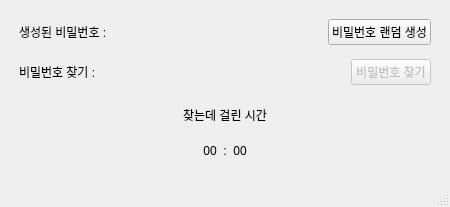
<?xml version="1.0" encoding="UTF-8"?>
<ui version="4.0">
 <class>MainWindow</class>
 <widget class="QMainWindow" name="MainWindow">
  <property name="geometry">
   <rect>
    <x>0</x>
    <y>0</y>
    <width>450</width>
    <height>207</height>
   </rect>
  </property>
  <property name="minimumSize">
   <size>
    <width>450</width>
    <height>0</height>
   </size>
  </property>
  <property name="windowTitle">
   <string>MainWindow</string>
  </property>
  <widget class="QWidget" name="centralwidget">
   <layout class="QHBoxLayout" name="horizontalLayout_4">
    <item>
     <layout class="QVBoxLayout" name="verticalLayout_2">
      <property name="leftMargin">
       <number>6</number>
      </property>
      <property name="topMargin">
       <number>6</number>
      </property>
      <property name="rightMargin">
       <number>6</number>
      </property>
      <property name="bottomMargin">
       <number>6</number>
      </property>
      <item>
       <layout class="QHBoxLayout" name="horizontalLayout">
        <property name="leftMargin">
         <number>4</number>
        </property>
        <property name="topMargin">
         <number>4</number>
        </property>
        <property name="rightMargin">
         <number>4</number>
        </property>
        <property name="bottomMargin">
         <number>4</number>
        </property>
        <item>
         <widget class="QLabel" name="label_create_password">
          <property name="text">
           <string>생성된 비밀번호 : </string>
          </property>
         </widget>
        </item>
        <item>
         <spacer name="horizontalSpacer">
          <property name="orientation">
           <enum>Qt::Horizontal</enum>
          </property>
          <property name="sizeHint" stdset="0">
           <size>
            <width>40</width>
            <height>20</height>
           </size>
          </property>
         </spacer>
        </item>
        <item>
         <widget class="QPushButton" name="pushButton_create_password">
          <property name="text">
           <string>비밀번호 랜덤 생성</string>
          </property>
         </widget>
        </item>
       </layout>
      </item>
      <item>
       <layout class="QHBoxLayout" name="horizontalLayout_2">
        <property name="leftMargin">
         <number>4</number>
        </property>
        <property name="topMargin">
         <number>4</number>
        </property>
        <property name="rightMargin">
         <number>4</number>
        </property>
        <property name="bottomMargin">
         <number>4</number>
        </property>
        <item>
         <widget class="QLabel" name="label_find_password">
          <property name="text">
           <string>비밀번호 찾기 : </string>
          </property>
         </widget>
        </item>
        <item>
         <spacer name="horizontalSpacer_2">
          <property name="orientation">
           <enum>Qt::Horizontal</enum>
          </property>
          <property name="sizeHint" stdset="0">
           <size>
            <width>40</width>
            <height>20</height>
           </size>
          </property>
         </spacer>
        </item>
        <item>
         <widget class="QPushButton" name="pushButton_find_password">
          <property name="enabled">
           <bool>false</bool>
          </property>
          <property name="text">
           <string>비밀번호 찾기</string>
          </property>
         </widget>
        </item>
       </layout>
      </item>
      <item>
       <layout class="QVBoxLayout" name="verticalLayout">
        <property name="leftMargin">
         <number>4</number>
        </property>
        <property name="topMargin">
         <number>4</number>
        </property>
        <property name="rightMargin">
         <number>4</number>
        </property>
        <property name="bottomMargin">
         <number>4</number>
        </property>
        <item>
         <widget class="QLabel" name="label_find_timer">
          <property name="text">
           <string>찾는데 걸린 시간</string>
          </property>
          <property name="alignment">
           <set>Qt::AlignCenter</set>
          </property>
         </widget>
        </item>
        <item>
         <layout class="QHBoxLayout" name="horizontalLayout_3">
          <property name="leftMargin">
           <number>4</number>
          </property>
          <property name="topMargin">
           <number>4</number>
          </property>
          <property name="rightMargin">
           <number>4</number>
          </property>
          <property name="bottomMargin">
           <number>4</number>
          </property>
          <item>
           <spacer name="horizontalSpacer_3">
            <property name="orientation">
             <enum>Qt::Horizontal</enum>
            </property>
            <property name="sizeHint" stdset="0">
             <size>
              <width>40</width>
              <height>20</height>
             </size>
            </property>
           </spacer>
          </item>
          <item>
           <widget class="QLabel" name="label_time_min">
            <property name="text">
             <string>00</string>
            </property>
            <property name="alignment">
             <set>Qt::AlignCenter</set>
            </property>
           </widget>
          </item>
          <item>
           <widget class="QLabel" name="label_time">
            <property name="text">
             <string>:</string>
            </property>
            <property name="alignment">
             <set>Qt::AlignCenter</set>
            </property>
           </widget>
          </item>
          <item>
           <widget class="QLabel" name="label_time_sec">
            <property name="text">
             <string>00</string>
            </property>
            <property name="alignment">
             <set>Qt::AlignCenter</set>
            </property>
           </widget>
          </item>
          <item>
           <spacer name="horizontalSpacer_4">
            <property name="orientation">
             <enum>Qt::Horizontal</enum>
            </property>
            <property name="sizeHint" stdset="0">
             <size>
              <width>40</width>
              <height>20</height>
             </size>
            </property>
           </spacer>
          </item>
         </layout>
        </item>
       </layout>
      </item>
     </layout>
    </item>
   </layout>
  </widget>
  <widget class="QMenuBar" name="menubar">
   <property name="geometry">
    <rect>
     <x>0</x>
     <y>0</y>
     <width>450</width>
     <height>22</height>
    </rect>
   </property>
  </widget>
  <widget class="QStatusBar" name="statusbar"/>
 </widget>
 <resources/>
 <connections/>
</ui>
